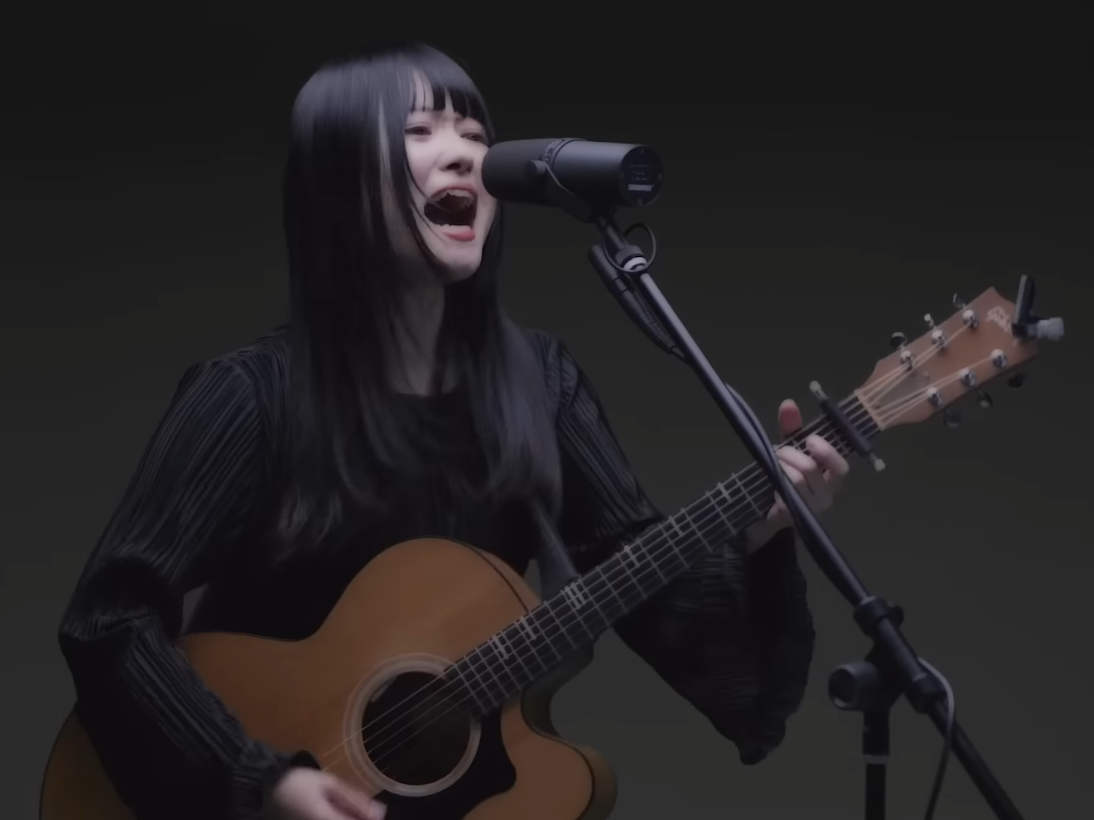
#> input picture upiko.png, 1094 x 820 px, found by its file name
$ python contours_20250613153817.py
#> lines starting #> are read from the running program, lines starting #| are printed output that depends on the picture
import matplotlib.pyplot as plt
from matplotlib.colors import hsv_to_rgb
import numpy as np
import time
from scipy.signal import fftconvolve, convolve2d
import pywt
import pywt.data


# image = plt.imread("justdisappear.png").astype(np.float32)  # taille (573, 640, 3)
# image = plt.imread("shinsei.png").astype(np.float32)
image = plt.imread("upiko.png").astype(np.float32)
#> image is the input picture: shape (820, 1094, 3) float32; mean R, G, B 0.144, 0.133, 0.138
# image = plt.imread("black_and_white.png").astype(np.float32)
# image = plt.imread("bnw_square.png").astype(np.float32)


image = image[::2, ::2, :]  # 5:taille (115, 128, 3), 4:taille (144, 160, 3)
#> image: shape (410, 547, 3) float32
image[:,:]/255


class Filter:
    def __init__(self, center: np.ndarray, array: np.ndarray):
        self.center = center    # np.array([i,j])
        self.array = array
        self.shape = np.array((len(array), len(array[0])))

        # print("shape ",self.shape)

        self.right_range = self.shape - self.center

        self.left_range = self.shape - self.right_range
        # [16 lines of commented-out code are left out]

def black_and_white(img_):
    # Convert to grayscale using luminance formula (better than simple mean)
    grayscale = np.dot(img_[..., :3], [0.2989, 0.5870, 0.1140])
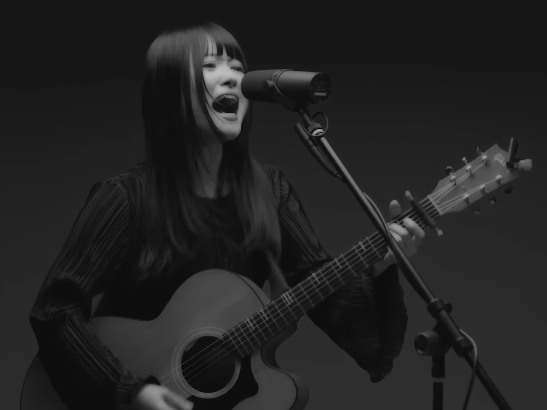
#> grayscale: shape (410, 547) float64; min 0.00654, max 0.742, mean 0.137

    # Stack the grayscale values into 3 channels
    return np.stack((grayscale,)*3, axis=-1).astype(img_.dtype).astype(np.float32)


# [88 lines left out: functions convolution, convolution, get_magnitude, threshold, not called in this run]


def zero_threshold(img, threshold):
    binary = np.where(np.abs(img[:,:,0]) < threshold, 1, 0)
    return np.stack((binary,)*3, axis=-1).astype(np.float32)

def combine_threshold(img1, img2):
    binary = np.where((img1[:,:,0] == img2[:,:,0]) & (img1[:,:,0] == 1), 1, 0)
    return np.stack((binary,)*3, axis=-1).astype(np.float32)

def extrem_threshold(img, threshold):
    return np.where(img > threshold, [1,1,1], np.where(img < -threshold, [-1,-1,-1], 0)).astype(np.float32)

# [59 lines left out: functions threshold_to_zero, threshold_too_much, edge_detection_1, edge_detection_2, get_sign_color, get_difference, not called in this run]


def ease_in_out(x, alpha):
    xalpha = x ** alpha
    return xalpha / (xalpha + (1 - x) ** alpha)

# [127 lines left out: functions transformee_fourier, transformee_fourier, plot, line_plot, scatter_plot, do_operation and 3 more, not called in this run]


## df/dx
filterx = Filter(
    np.array([0,1]),
    np.array([
        [1,-1]
        ])
)

## df/dy
filtery = Filter(
    np.array([1,0]),
    np.array([
        [1],
        [-1]
        ])
)

## d2fdxdy
filterxy = Filter(
    np.array([1,1]),
    np.array([
        [1,-1],
        [-1,1]
        ])
)

## d2fdxdy
filterxx = Filter(
    np.array([0,1]),
    np.array([
        [1,-2,1]
        ])
)

## d2fdxdy
filteryy = Filter(
    np.array([1,0]),
    np.array([
        [1],
        [-2],
        [1]
        ])
)

laplacian_filter = Filter(
    np.array([1,1]),
    np.array([
        [1,1,1],
        [1,-8,1],
        [1,1,1]
        ])
)


filtermean = Filter(
    np.array([1,1]),
    (1/9)*np.array([
        [1,1,1],
        [1,1,1],
        [1,1,1]
        ])
)

gaussian_filter_3x3 = Filter(
    np.array([1,1]),
    (1/16)*np.array([
        [1,2,1],
        [2,4,2],
        [1,2,1]
        ])
)


custom_filter1 = Filter(
    np.array([1,1]),
    np.array([
        [1,0,0],
        [1,0,-3],
        [1,0,0]
        ])
)


custom_filter2 = Filter(
    np.array([1,1]),
    np.array([
        [1,0,0],
        [1,-3,0],
        [1,0,0]
        ])
)

mean_filter_2x2 = Filter(
    np.array([0,0]),
    (1/4)*np.array([
        [1,1],
        [1,1]
        ])
)

testfilter = Filter(
    np.array([1,1]),
    0.25*np.array([
        [0,1,0],
        [1,0,1],
        [0,1,0]
        ])
)


plot_count = 1
multiplot = True
# multiplot = False

if multiplot:
    columns = 2
    rows = 2
    fig = plt.figure(figsize=(rows, columns))


## black and white image
# start_time = time.time()
image = black_and_white(image)
# [12 lines of commented-out code are left out]
noise = np.random.normal(0, .1, image.shape)[:,:,:1]
image += noise
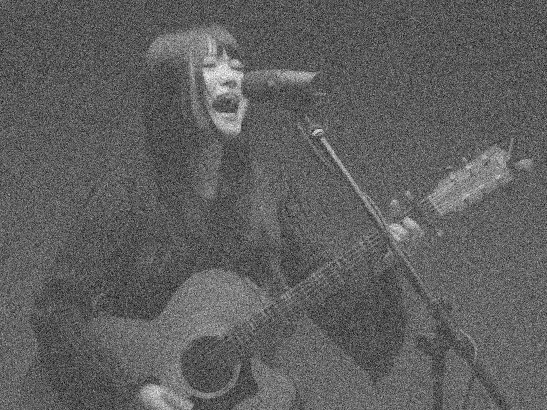
#> image: shape (410, 547, 3) float32; min -0.346, max 0.94, mean 0.137; drawn with min black and max white
image = np.clip(image, 0, 1).astype(image.dtype)
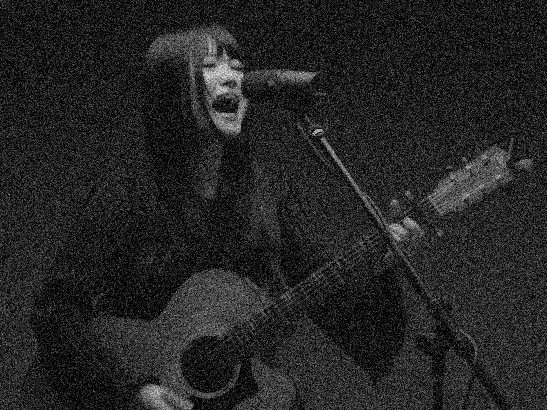
#> image: shape (410, 547, 3) float32; min 0, max 0.94, mean 0.144

# [124 lines of commented-out code are left out]


if multiplot:
    plt.subplots_adjust(
        left=0.05, right=0.95, bottom=0, top=1,
        wspace=0, hspace=0
    )


# [22 lines of commented-out code are left out]
